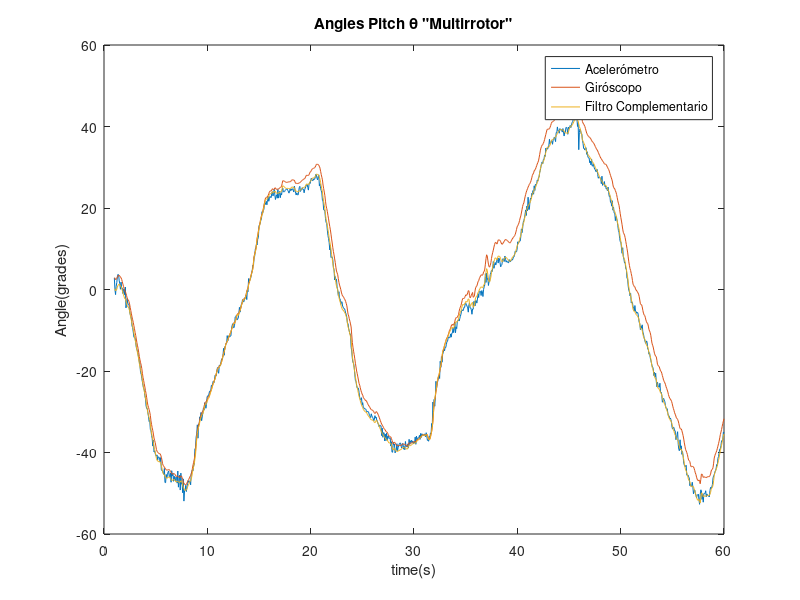
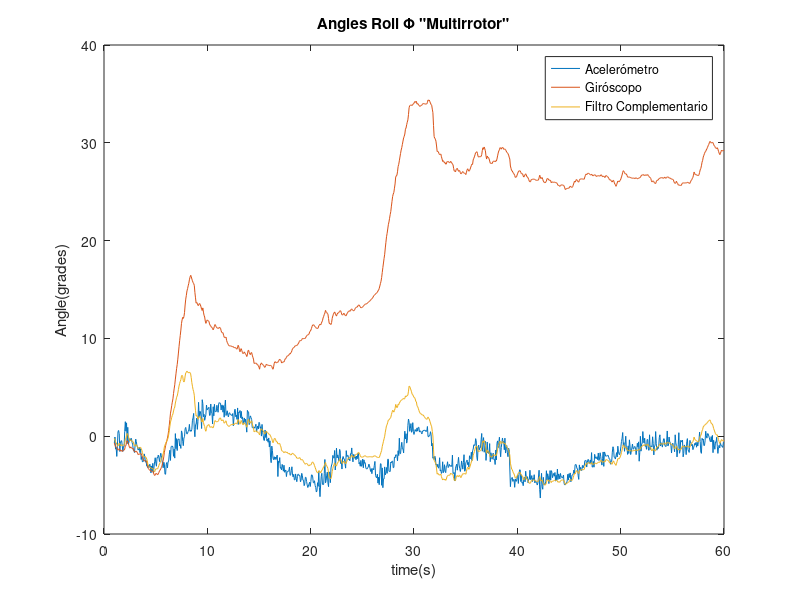

Write the MATLAB code that produced these figures, in order.
close all
clear all
clc

load('Quieto');
% Mean for offset
MA = mean(sensors(:,1:3));
MG = mean(sensors(:,4:6));

load('Ala_fija');
dt = 60/1000;

gx = sensors(:,4)-MG(:,1);
gy = sensors(:,5)-MG(:,2);
gz = sensors(:,6)-MG(:,3);
ax = sensors(:,1);
ay = sensors(:,2);
az = sensors(:,3);

N=linspace(1,60,length(sensors));
 for k=1:length(sensors)
     if k==1 
        acc_roll(k)  = atan(ay(k)/ sqrt(ax(k)^2 + az(k)^2))*57.2958;
        acc_pitch(k) = atan(-ax(k)/ sqrt(ay(k)^2 + az(k)^2))*57.2958;    
        
        gyro_roll(k) = acc_roll(k);
        gyro_pitch(k)= acc_pitch(k);  
 
        angle_pitch(k)= (0+(gy(k)*57.2958)*dt)*0.95 + acc_pitch(k)*0.05;      
        angle_roll(k) = (0+(gx(k)*57.2958)*dt) *0.95 + acc_roll(k) *0.05;
     else
        gyro_roll(k) = (gx(k)*57.2958)*dt+gyro_roll(k-1);
        gyro_pitch(k)= (gy(k)*57.2958)*dt+gyro_pitch(k-1);   

        acc_roll(k)  = atan(ay(k)/ sqrt(ax(k)^2 + az(k)^2))*57.2958;
        acc_pitch(k) = atan(-ax(k)/ sqrt(ay(k)^2 + az(k)^2))*57.2958;    
     
        angle_pitch(k)= (angle_pitch(k-1)+(gy(k)*57.2958)*dt)*0.95 + acc_pitch(k)*0.05;      
        angle_roll(k) = (angle_roll(k-1) +(gx(k)*57.2958)*dt)*0.95 + acc_roll(k) *0.05;
     end
 end

figure
plot(N,acc_pitch,N,gyro_pitch,N,angle_pitch)
title('Angles Pitch θ "Multirrotor"')
ylabel('Angle(grades)')
xlabel('time(s)')
legend('Acelerómetro','Giróscopo','Filtro Complementario')
figure
plot(N,acc_roll,N,gyro_roll,N,angle_roll)
title('Angles Roll Φ "Multirrotor"')
ylabel('Angle(grades)')
xlabel('time(s)')
legend('Acelerómetro','Giróscopo','Filtro Complementario')